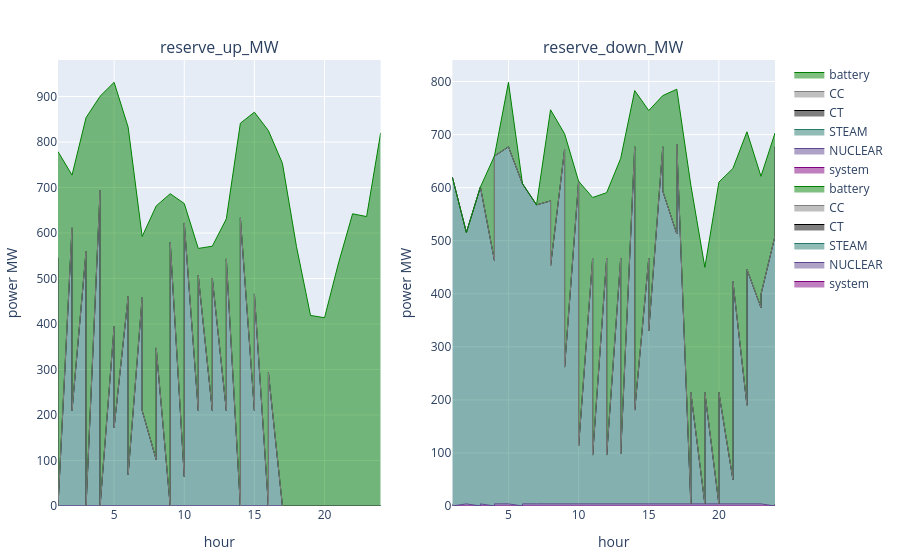

Notebook source saved alongside this figure:
### Code cell
if !dissagregate_by_battery
    p2 = plot_reserve(reserve_uc)
else
    p1 = plot_reserve_by_fieldy(s_uc.reserve[(s_uc.reserve.configuration .== config_) .&  (s_uc.reserve.day .== day_) .&  (s_uc.reserve.resource .== "battery"),:], :reserve_up_MW, :r_id)
    p2 = plot_reserve_by_fieldy(s_uc.reserve[(s_uc.reserve.configuration .== config_) .&  (s_uc.reserve.day .== day_) .&  (s_uc.reserve.resource .== "battery"),:], :reserve_down_MW, :r_id)
    [p1 p2]
end

### Figure 1 — Plotly figure (JSON) as saved in the notebook; plotly's stock layout.template omitted (floating-point values rounded to 4 significant figures)
{"data": [{"line": {"color": "purple", "shape": "line", "width": 1}, "mode": "lines", "name": "system", "stackgroup": 1, "type": "scatter", "x": [1, 2, 3, 4, 5, 6, 7, 8, 9, 10, 11, 12, 13, 14, 15, 16, 17, 18, 19, 20, 21, 22, 23, 24, 1, 2, 3, 4, 5, 6, 7, 8, 9, 10, 11, 12, 13, 14, 15, 16, 17, 18, 19, 20, 21, 22, 23, 24], "xaxis": "x1", "y": [null, null, null, null, null, null, null, null, null, null, null, null, null, null, null, null, null, null, null, null, null, null, null, null, null, null, null, null, null, null, null, null, null, null, null, null, null, null, null, null, null, null, null, null, null, null, null, null], "yaxis": "y1"}, {"line": {"color": "rgba(95, 70, 144, 1)", "shape": "line", "width": 1}, "mode": "lines", "name": "NUCLEAR", "stackgroup": 1, "type": "scatter", "x": [1, 2, 3, 4, 5, 6, 7, 8, 9, 10, 11, 12, 13, 14, 15, 16, 17, 18, 19, 20, 21, 22, 23, 24, 1, 2, 3, 4, 5, 6, 7, 8, 9, 10, 11, 12, 13, 14, 15, 16, 17, 18, 19, 20, 21, 22, 23, 24], "xaxis": "x1", "y": [0, 0, 0, 0, 0, 0, 0, 0, 0, 0, 0, 0, 0, 0, 0, 0, 0, 0, 0, 0, 0, 0, 0, 0, 0, 0, 0, 0, 0, 0, 0, 0, 0, 0, 0, 0, 0, 0, 0, 0, 0, 0, 0, 0, 0, 0, 0, 0], "yaxis": "y1"}, {"line": {"color": "rgba(36, 121, 108, 1)", "shape": "line", "width": 1}, "mode": "lines", "name": "STEAM", "stackgroup": 1, "type": "scatter", "x": [1, 2, 3, 4, 5, 6, 7, 8, 9, 10, 11, 12, 13, 14, 15, 16, 17, 18, 19, 20, 21, 22, 23, 24, 1, 2, 3, 4, 5, 6, 7, 8, 9, 10, 11, 12, 13, 14, 15, 16, 17, 18, 19, 20, 21, 22, 23, 24], "xaxis": "x1", "y": [545.3, 611.3, 559.8, 694.1, 395.0, 460.6, 458.5, 102.0, 0, 64.89, 210, 210, 210, 0, 210, 0, 0, 0, 0, 0, 0, 0, 0, 0, 0, 210, 0, 0, 172.7, 69.22, 210, 347.4, 579.2, 622.1, 506.7, 501.0, 543.0, 633.2, 466.0, 293.4, 0, 0, 0, 0, 0, 0, 0, 0], "yaxis": "y1"}, {"line": {"color": "black", "shape": "line", "width": 1}, "mode": "lines", "name": "CT", "stackgroup": 1, "type": "scatter", "x": [1, 2, 3, 4, 5, 6, 7, 8, 9, 10, 11, 12, 13, 14, 15, 16, 17, 18, 19, 20, 21, 22, 23, 24, 1, 2, 3, 4, 5, 6, 7, 8, 9, 10, 11, 12, 13, 14, 15, 16, 17, 18, 19, 20, 21, 22, 23, 24], "xaxis": "x1", "y": [0, 0, 0, 0, 0, 0, 0, 0, 0, 0, 0, 0, 0, 0, 0, 0, 0, 0, 0, 0, 0, 0, 0, 0, 0, 0, 0, 0, 0, 0, 0, 0, 0, 0, 0, 0, 0, 0, 0, 0, 0, 0, 0, 0, 0, 0, 0, 0], "yaxis": "y1"}, {"line": {"color": "grey", "shape": "line", "width": 1}, "mode": "lines", "name": "CC", "stackgroup": 1, "type": "scatter", "x": [1, 2, 3, 4, 5, 6, 7, 8, 9, 10, 11, 12, 13, 14, 15, 16, 17, 18, 19, 20, 21, 22, 23, 24, 1, 2, 3, 4, 5, 6, 7, 8, 9, 10, 11, 12, 13, 14, 15, 16, 17, 18, 19, 20, 21, 22, 23, 24], "xaxis": "x1", "y": [0, 0, 0, 0, 0, 0, 0, 0, 0, 0, 0, 0, 0, 0, 0, 0, 0, 0, 0, 0, 0, 0, 0, 0, 0, 0, 0, 0, 0, 0, 0, 0, 0, 0, 0, 0, 0, 0, 0, 0, 0, 0, 0, 0, 0, 0, 0, 0], "yaxis": "y1"}, {"line": {"color": "green", "shape": "line", "width": 1}, "mode": "lines", "name": "battery", "stackgroup": 1, "type": "scatter", "x": [1, 2, 3, 4, 5, 6, 7, 8, 9, 10, 11, 12, 13, 14, 15, 16, 17, 18, 19, 20, 21, 22, 23, 24, 1, 2, 3, 4, 5, 6, 7, 8, 9, 10, 11, 12, 13, 14, 15, 16, 17, 18, 19, 20, 21, 22, 23, 24], "xaxis": "x1", "y": [233.5, 115.9, 293.7, 206.4, 536.2, 372.0, 133.8, 557.4, 686.3, 599.8, 356.0, 361.0, 421.0, 841.2, 655.5, 825.0, 753.0, 570.2, 418.9, 413.7, 534.4, 642.2, 636.1, 819.9, 778.9, 517.2, 853.5, 900.5, 758.5, 763.4, 382.3, 312, 107.1, 42.64, 59.31, 70, 88.01, 208, 399.5, 531.6, 753.0, 570.2, 418.9, 413.7, 534.4, 642.2, 636.1, 819.9], "yaxis": "y1"}, {"line": {"color": "purple", "shape": "line", "width": 1}, "mode": "lines", "name": "system", "stackgroup": 1, "type": "scatter", "x": [1, 2, 3, 4, 5, 6, 7, 8, 9, 10, 11, 12, 13, 14, 15, 16, 17, 18, 19, 20, 21, 22, 23, 24, 1, 2, 3, 4, 5, 6, 7, 8, 9, 10, 11, 12, 13, 14, 15, 16, 17, 18, 19, 20, 21, 22, 23, 24], "xaxis": "x2", "y": [null, null, null, null, null, null, null, null, null, null, null, null, null, null, null, null, null, null, null, null, null, null, null, null, null, null, null, null, null, null, null, null, null, null, null, null, null, null, null, null, null, null, null, null, null, null, null, null], "yaxis": "y2"}, {"line": {"color": "rgba(95, 70, 144, 1)", "shape": "line", "width": 1}, "mode": "lines", "name": "NUCLEAR", "stackgroup": 1, "type": "scatter", "x": [1, 2, 3, 4, 5, 6, 7, 8, 9, 10, 11, 12, 13, 14, 15, 16, 17, 18, 19, 20, 21, 22, 23, 24, 1, 2, 3, 4, 5, 6, 7, 8, 9, 10, 11, 12, 13, 14, 15, 16, 17, 18, 19, 20, 21, 22, 23, 24], "xaxis": "x2", "y": [4, 4, 0, 0, 4, 0, 4, 4, 4, 4, 4, 4, 4, 4, 4, 4, 4, 4, 4, 4, 4, 4, 4, 0, 0, 4, 4, 4, 4, 4, 4, 4, 4, 4, 4, 4, 4, 4, 4, 4, 4, 4, 4, 4, 4, 4, 4, 4], "yaxis": "y2"}, {"line": {"color": "rgba(36, 121, 108, 1)", "shape": "line", "width": 1}, "mode": "lines", "name": "STEAM", "stackgroup": 1, "type": "scatter", "x": [1, 2, 3, 4, 5, 6, 7, 8, 9, 10, 11, 12, 13, 14, 15, 16, 17, 18, 19, 20, 21, 22, 23, 24, 1, 2, 3, 4, 5, 6, 7, 8, 9, 10, 11, 12, 13, 14, 15, 16, 17, 18, 19, 20, 21, 22, 23, 24], "xaxis": "x2", "y": [615.7, 511.5, 601.2, 463.0, 673.0, 607.4, 563.5, 571.0, 668.2, 608.1, 463.0, 463.0, 463.0, 673.0, 463.0, 673.0, 509.0, 0, 0, 0, 46.0, 186, 370.0, 509.0, 619.7, 511.5, 597.2, 655.6, 673.0, 603.4, 563.5, 448.7, 257.8, 109.2, 92.0, 92.0, 94.63, 176.8, 326.9, 589.6, 677.5, 210, 210, 210, 420, 442.3, 395.0, 673.0], "yaxis": "y2"}, {"line": {"color": "black", "shape": "line", "width": 1}, "mode": "lines", "name": "CT", "stackgroup": 1, "type": "scatter", "x": [1, 2, 3, 4, 5, 6, 7, 8, 9, 10, 11, 12, 13, 14, 15, 16, 17, 18, 19, 20, 21, 22, 23, 24, 1, 2, 3, 4, 5, 6, 7, 8, 9, 10, 11, 12, 13, 14, 15, 16, 17, 18, 19, 20, 21, 22, 23, 24], "xaxis": "x2", "y": [0, 0, 0, 0, 0, 0, 0, 0, 0, 0, 0, 0, 0, 0, 0, 0, 0, 0, 0, 0, 0, 0, 0, 0, 0, 0, 0, 0, 0, 0, 0, 0, 0, 0, 0, 0, 0, 0, 0, 0, 0, 0, 0, 0, 0, 0, 0, 0], "yaxis": "y2"}, {"line": {"color": "grey", "shape": "line", "width": 1}, "mode": "lines", "name": "CC", "stackgroup": 1, "type": "scatter", "x": [1, 2, 3, 4, 5, 6, 7, 8, 9, 10, 11, 12, 13, 14, 15, 16, 17, 18, 19, 20, 21, 22, 23, 24, 1, 2, 3, 4, 5, 6, 7, 8, 9, 10, 11, 12, 13, 14, 15, 16, 17, 18, 19, 20, 21, 22, 23, 24], "xaxis": "x2", "y": [0, 0, 0, 0, 0, 0, 0, 0, 0, 0, 0, 0, 0, 0, 0, 0, 0, 0, 0, 0, 0, 0, 0, 0, 0, 0, 0, 0, 0, 0, 0, 0, 0, 0, 0, 0, 0, 0, 0, 0, 0, 0, 0, 0, 0, 0, 0, 0], "yaxis": "y2"}, {"line": {"color": "green", "shape": "line", "width": 1}, "mode": "lines", "name": "battery", "stackgroup": 1, "type": "scatter", "x": [1, 2, 3, 4, 5, 6, 7, 8, 9, 10, 11, 12, 13, 14, 15, 16, 17, 18, 19, 20, 21, 22, 23, 24, 1, 2, 3, 4, 5, 6, 7, 8, 9, 10, 11, 12, 13, 14, 15, 16, 17, 18, 19, 20, 21, 22, 23, 24], "xaxis": "x2", "y": [0, 0, 0, 196.6, 121.5, 0, 0, 171.7, 29.36, 0, 114.4, 123.5, 188.1, 105.9, 278.4, 96.46, 272.5, 600.8, 445.8, 606.3, 586.2, 515.3, 247.4, 193.9, 0, 0, 0, 0, 121.5, 0, 0, 294.0, 439.8, 498.9, 485.4, 494.5, 556.5, 602.1, 414.4, 179.8, 104, 390.8, 235.8, 396.3, 212.2, 259.0, 222.4, 25.87], "yaxis": "y2"}], "layout": {"annotations": [{"font": {"size": 16}, "showarrow": false, "text": "reserve_up_MW", "x": 0.225, "xanchor": "center", "xref": "paper", "y": 1, "yanchor": "bottom", "yref": "paper"}, {"font": {"size": 16}, "showarrow": false, "text": "reserve_down_MW", "x": 0.775, "xanchor": "center", "xref": "paper", "y": 1, "yanchor": "bottom", "yref": "paper"}], "margin": {"b": 50, "l": 50, "r": 50, "t": 60}, "xaxis1": {"anchor": "y1", "domain": [0, 0.45], "title": {"text": "hour"}}, "xaxis2": {"anchor": "y2", "domain": [0.55, 1], "title": {"text": "hour"}}, "yaxis1": {"anchor": "x1", "domain": [0, 1], "title": {"text": "power MW"}}, "yaxis2": {"anchor": "x2", "domain": [0, 1], "title": {"text": "power MW"}}}}
